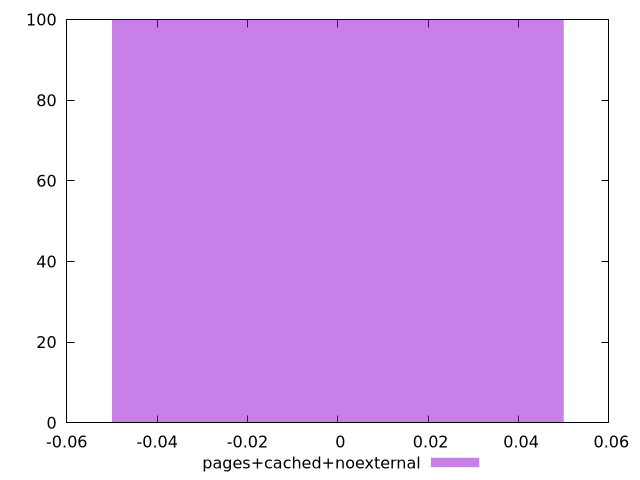

This figure's gnuplot source:
$_pagesCachedNoexternal <<EOF
0 100
EOF
set key outside below
set terminal pngcairo
set output "report_00005_2020-11-02T22-26-11.212Z/unused-javascript/pages+cached+noexternal//raw_hist.png"
set yrange [0:100]
set boxwidth 0.1
set style fill transparent solid 0.5 noborder
plot $_pagesCachedNoexternal title "pages+cached+noexternal" with boxes ,
